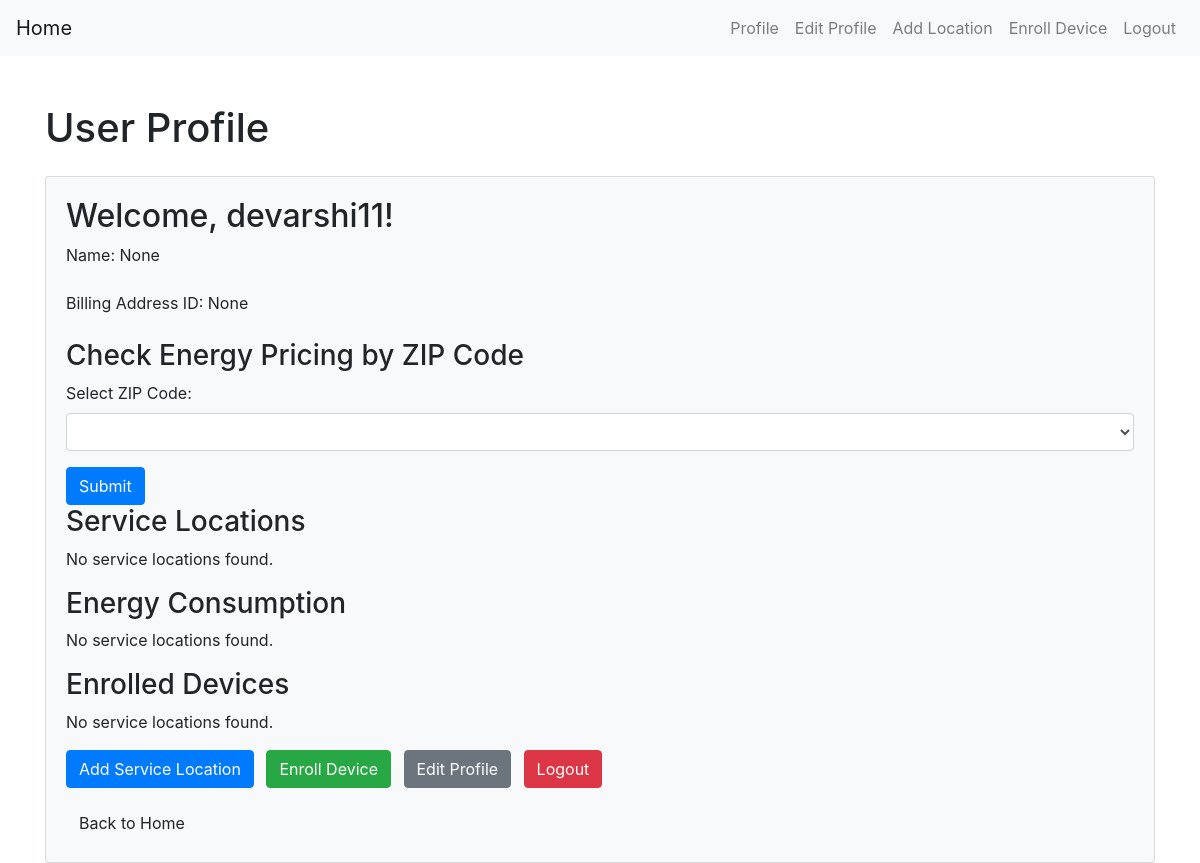
The page /profile (signed in) on the database as committed earlier.
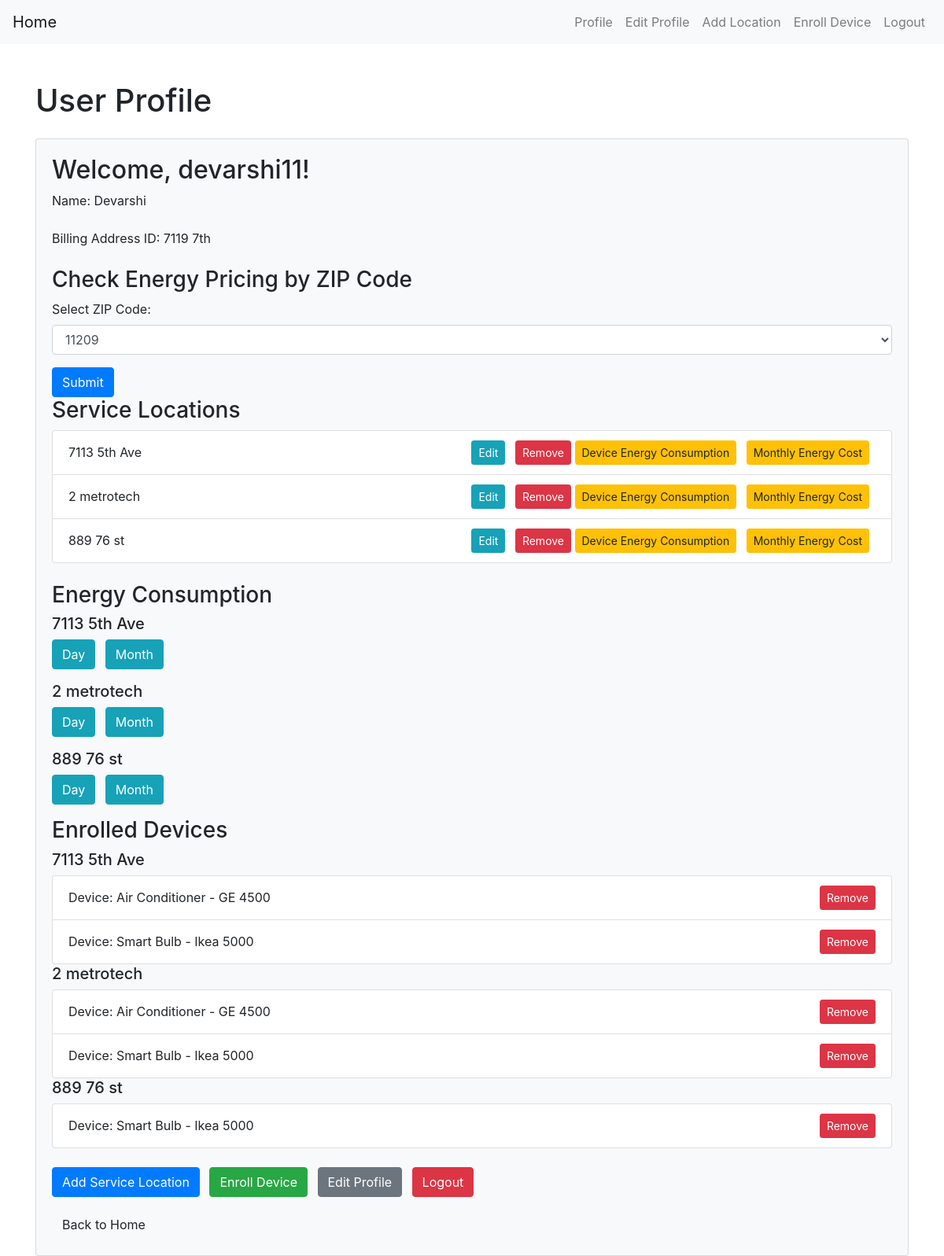
The same page on the database as committed later.
### app.py (models this page shows)
class User(db.Model):
    id = db.Column(db.Integer, primary_key=True)
    username = db.Column(db.String(50), unique=True, nullable=False)
    password = db.Column(db.String(60), nullable=False)
    name = db.Column(db.String(100), nullable=True)  # Add this line for the name field
    billing_address_id = db.Column(db.Integer, nullable=True)  # Add this line for the billing_address_id field
    service_locations = db.relationship('ServiceLocation', backref='user', lazy=True)
    zip_code = db.Column(db.String(10), nullable=False)

class ServiceLocation(db.Model):
    id = db.Column(db.Integer, primary_key=True)
    user_id = db.Column(db.Integer, db.ForeignKey('user.id'), nullable=False)
    address = db.Column(db.String(255), nullable=False)
    unit_number = db.Column(db.String(20), nullable=True)
    square_footage = db.Column(db.Integer, nullable=True)
    bedrooms = db.Column(db.Integer, nullable=True)
    occupants = db.Column(db.Integer, nullable=True)

class EnrolledDevice(db.Model):
    id = db.Column(db.Integer, primary_key=True)
    service_location_id = db.Column(db.Integer, db.ForeignKey('service_location.id'), nullable=False)
    model_id = db.Column(db.Integer, db.ForeignKey('device_model.id'), nullable=False)
    events = db.relationship('EventData', backref='enrolled_device', lazy=True)
    service_location = db.relationship('ServiceLocation', backref='enrolled_devices')

class DeviceModel(db.Model):
    id = db.Column(db.Integer, primary_key=True)
    type = db.Column(db.String(50), nullable=False)
    model_number = db.Column(db.String(50), nullable=False)
    enrolled_devices = db.relationship('EnrolledDevice', backref='device_model', lazy=True)

### app.py (the view)
@app.route('/profile')
def profile():
    if 'user_id' in session:
        user = User.query.get(session['user_id'])
        all_zip_codes = db.session.query(EnergyPrice.zip_code).distinct().all()
        all_zip_codes = [zip_code[0] for zip_code in all_zip_codes]
        return render_template('profile.html', user=user, all_zip_codes=all_zip_codes)
    else:
        return redirect(url_for('login'))

### templates/profile.html
{% extends 'base.html' %}
{% block content %}
    <div class="container mt-5">
        <h1 class="mb-4">User Profile</h1>
        <div class="card bg-light">
            <div class="card-body">
                <h2>Welcome, {{ user.username }}!</h2>
                <p class="mb-4">Name: {{ user.name }}</p>
                <p class="mb-4">Billing Address ID: {{ user.billing_address_id }}</p>
                <h3>Check Energy Pricing by ZIP Code</h3>
                <form method="GET" action="{{ url_for('energy_price_zipcode') }}">
                    <div class="form-group">
                        <label for="zipCodeDropdown">Select ZIP Code:</label>
                        <select class="form-control" id="zipCodeDropdown" name="zip_code">
                            {% for zip_code in all_zip_codes %}
                                <option value="{{ zip_code }}">{{ zip_code }}</option>
                            {% endfor %}
                        </select>
                    </div>
                    <button type="submit" class="btn btn-primary">Submit</button>
                </form>
                <h3>Service Locations</h3>
                {% if user.service_locations %}
                    <ul class="list-group mb-4">
                        {% for service_location in user.service_locations %}
                            <li class="list-group-item d-flex justify-content-between align-items-center">
                                {{ service_location.address }}
                                <span>
                                    <a href="{{ url_for('edit_service_location', location_id=service_location.id) }}" class="btn btn-info btn-sm mr-2">Edit</a>
                                    <a href="{{ url_for('remove_service_location', location_id=service_location.id) }}" class="btn btn-danger btn-sm">Remove</a>
                                    <a href="{{ url_for('device_energy_consumption', service_location_id=service_location.id) }}" class="btn btn-warning btn-sm mr-2">Device Energy Consumption</a>
                                    <a href="{{ url_for('monthly_energy_cost', service_location_id=service_location.id) }}" class="btn btn-warning btn-sm mr-2">Monthly Energy Cost</a>
                                </span>
                            </li>
                        {% endfor %}
                    </ul>
                {% else %}
                    <p>No service locations found.</p>
                {% endif %}
                <h3>Energy Consumption</h3>
                {% if user.service_locations %}
                    {% for service_location in user.service_locations %}
                        <div class="mb-3">
                            <h5>{{ service_location.address }}</h5>
                            <a href="{{ url_for('energy_consumption', service_location_id=service_location.id, time_resolution='day') }}" class="btn btn-info mr-2">Day</a>
                            <a href="{{ url_for('energy_consumption', service_location_id=service_location.id, time_resolution='month') }}" class="btn btn-info mr-2">Month</a>
                        </div>
                    {% endfor %}
                {% else %}
                    <p>No service locations found.</p>
                {% endif %}
                <h3>Enrolled Devices</h3>
                {% if user.service_locations %}
                    <ul class="list-group mb-4">
                        {% for service_location in user.service_locations %}
                            <h5>{{ service_location.address }}</h5>
                            {% if service_location.enrolled_devices %}
                                <ul class="list-group">
                                    {% for enrolled_device in service_location.enrolled_devices %}
                                        <li class="list-group-item d-flex justify-content-between align-items-center">
                                            Device: {{ enrolled_device.device_model.type }} - {{ enrolled_device.device_model.model_number }}
                                            <span>
                                                <a href="{{ url_for('remove_enrolled_device', device_id=enrolled_device.id) }}" class="btn btn-danger btn-sm">Remove</a>
                                            </span>
                                        </li>
                                    {% endfor %}
                                </ul>
                            {% else %}
                                <p>No enrolled devices for this service location.</p>
                            {% endif %}
                        {% endfor %}
                    </ul>
                {% else %}
                    <p>No service locations found.</p>
                {% endif %}
                <div class="mb-3">
                    <a href="{{ url_for('add_service_location') }}" class="btn btn-primary mr-2">Add Service Location</a>
                    <a href="{{ url_for('enroll_device') }}" class="btn btn-success mr-2">Enroll Device</a>
                    <a href="{{ url_for('edit_profile') }}" class="btn btn-secondary mr-2">Edit Profile</a>
                    <a href="{{ url_for('logout') }}" class="btn btn-danger">Logout</a>
                </div>
                <a href="{{ url_for('index') }}" class="btn btn-light">Back to Home</a>
            </div>
        </div>
    </div>
{% endblock %}

### templates/base.html (shortened to what this page needs)
<!DOCTYPE html>
<html lang="en">
<head>
    <link rel="stylesheet" href="https://maxcdn.bootstrapcdn.com/bootstrap/4.0.0/css/bootstrap.min.css">
</head>
<body>
<nav class="navbar navbar-expand-lg navbar-light bg-light">
    <a class="navbar-brand" href="{{ url_for('index') }}">Home</a>
    {% if 'user_id' in session %}
        <ul class="navbar-nav ml-auto">
            <li class="nav-item">
                <a class="nav-link" href="{{ url_for('profile') }}">Profile</a>
            </li>
            <li class="nav-item">
                <a class="nav-link" href="{{ url_for('edit_profile') }}">Edit Profile</a>
            </li>
            <li class="nav-item">
                <a class="nav-link" href="{{ url_for('add_service_location') }}">Add Location</a>
            </li>
            <li class="nav-item">
                <a class="nav-link" href="{{ url_for('enroll_device') }}">Enroll Device</a>
            </li>
            <li class="nav-item">
                <a class="nav-link" href="{{ url_for('logout') }}">Logout</a>
            </li>
        </ul>
    {% endif %}
</nav>
{% block content %}{% endblock %}
</body>
</html>

Rows that differ between the two databases and show on the page:
changed User "devarshi11": name "None" → "Devarshi"; billing_address_id "None" → "7119 7th"
added ServiceLocation: address "7113 5th Ave"
added ServiceLocation: address "2 metrotech"
added ServiceLocation: address "889 76 st"
added EnrolledDevice: device_model.type "Air Conditioner", device_model.model_number "GE 4500", shown under "7113 5th Ave"
added EnrolledDevice: device_model.type "Smart Bulb", device_model.model_number "Ikea 5000", shown under "7113 5th Ave"
added EnrolledDevice: device_model.type "Air Conditioner", device_model.model_number "GE 4500", shown under "2 metrotech"
added EnrolledDevice: device_model.type "Smart Bulb", device_model.model_number "Ikea 5000", shown under "2 metrotech"
added EnrolledDevice: device_model.type "Smart Bulb", device_model.model_number "Ikea 5000", shown under "889 76 st"
Other text that changed with them:
form field zip_code: (not shown) → "11209"
text no longer shown: "No service locations found. No service locations found. No service locations found."
